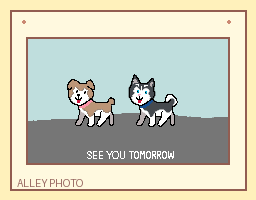
#> input picture src/main/resources/art/clue_alley_photo.png, 256 x 200 px; its folder holds 4 pictures in this run
$ python make_item_icons.py
#> lines starting #> are read from the running program, lines starting #| are printed output that depends on the picture
"""Create small transparent in-world clue markers from the detailed popup cards.
No separate images from the web; these icons are based on the included artwork.
Run only when deliberately regenerating item_*.png files.
"""
from pathlib import Path
from PIL import Image
base=Path(__file__).parent/'src/main/resources/art'
for path in sorted(base.glob('clue_*.png')):
    source=Image.open(path).convert('RGBA')
    # Keep the center illustration, not the outer cream inventory-card border and label.
    w,h=source.size
#> w = 256; h = 200
    source=source.crop((int(.19*w),int(.14*h),int(.81*w),int(.79*h)))
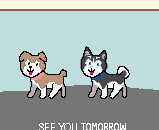
#> source: PIL image 159x130 RGBA; mean R, G, B, A 167.8, 180.6, 177.8, 255
    pixels=source.load()
    for y in range(source.height):
        for x in range(source.width):
            r,g,b,a=pixels[x,y]
            # Cream background that appears on the pop-up clue cards.
            if r>=244 and g>=232 and b>=193 and (r-g)<=25:
                pixels[x,y]=(r,g,b,0)
    bbox=source.getbbox()
#> bbox = (0, 9, 159, 130)
    if bbox: source=source.crop(bbox)
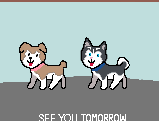
#> source: PIL image 159x121 RGBA; mean R, G, B, A 161.3, 175.5, 174.4, 242; transparent parts drawn white
    width,height=source.size
#> width = 159; height = 121
    scale=min(56/width,56/height)
#> scale = 0.352
    resized=source.resize((max(1,round(width*scale)),max(1,round(height*scale))),Image.Resampling.NEAREST)
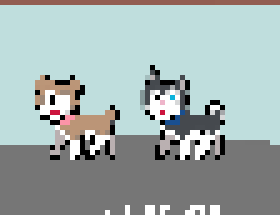
#> resized: PIL image 56x43 RGBA (shown 5 times larger); mean R, G, B, A 160.2, 173.7, 172.5, 242.7; transparent parts drawn white
    icon=Image.new('RGBA',(64,64),(0,0,0,0))
#> icon: PIL image 64x64 RGBA; every value is 0
    icon.alpha_composite(resized,((64-resized.width)//2,(64-resized.height)//2))
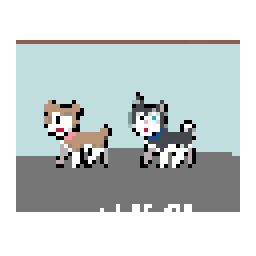
#> icon: PIL image 64x64 RGBA (shown 4 times larger); mean R, G, B, A 87, 94.9, 94.2, 142.7; transparent parts drawn white
    icon.save(base/('item_'+path.name[5:]))
#> pass 2 of the loop `for path in sorted(base.glob('clue_*.png')):`:
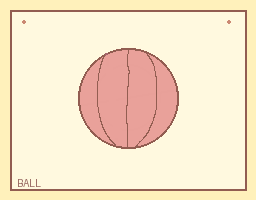
#> input picture src/main/resources/art/clue_ball.png, 256 x 200 px
#> `source=source.crop((int(.19*w),int(.14*h),int(.81*w),int(.79*h)))`:
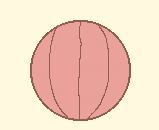
#> source: PIL image 159x130 RGBA; mean R, G, B, A 242.6, 211.9, 193, 255
#> bbox = (30, 20, 131, 121)
#> resized: PIL image 56x56 RGBA
#> `icon.alpha_composite(resized,((64-resized.width)//2,(64-resized.height..`:
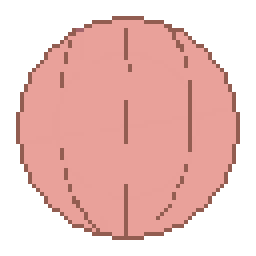
#> icon: PIL image 64x64 RGBA (shown 4 times larger); mean R, G, B, A 133.3, 91.6, 87.2, 151.9; transparent parts drawn white
#> pass 3 of the loop `for path in sorted(base.glob('clue_*.png')):`:
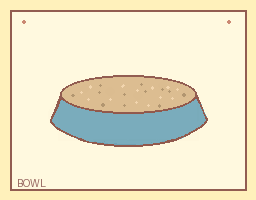
#> input picture src/main/resources/art/clue_bowl.png, 256 x 200 px
#> `source=source.crop((int(.19*w),int(.14*h),int(.81*w),int(.79*h)))`:
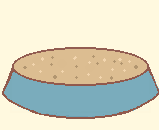
#> source: PIL image 159x130 RGBA; mean R, G, B, A 215, 214.2, 194.6, 255
#> bbox = (2, 47, 159, 119)
#> resized: PIL image 56x26 RGBA
#> `icon.alpha_composite(resized,((64-resized.width)//2,(64-resized.height..`:
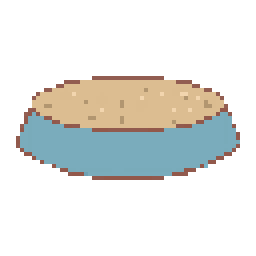
#> icon: PIL image 64x64 RGBA (shown 4 times larger); mean R, G, B, A 46.8, 48.4, 45.2, 73.2; transparent parts drawn white
print('created',len(list(base.glob('item_*.png'))),'transparent floor icons')
